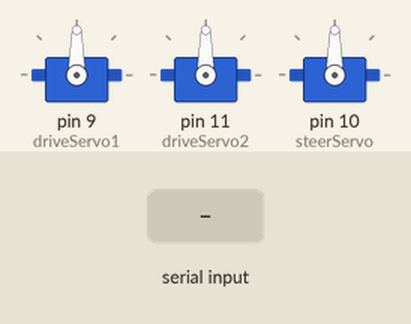
Recording of a sketch running on a simulated Arduino Uno, built with avr-gcc and run on an emulated ATmega328P. On the bench: 3 × servo. The test bench sets the inputs (shaded band).

Above: at 1.2 s.
1.3 s: "90,45\n" received over Serial
At 1.6 s:
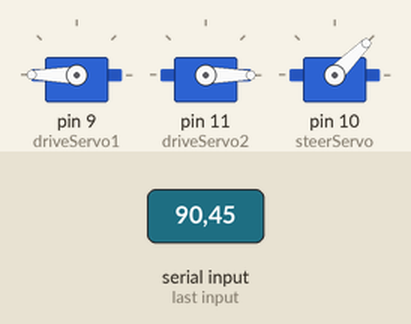
3.3 s: "30,150\n" received over Serial
At 3.7 s:
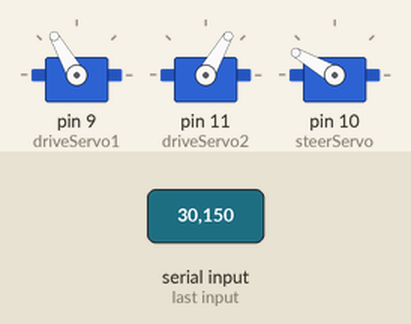
Timing chart, 0 to 6.3 s (numbered marks = the images above; inputs shaded):
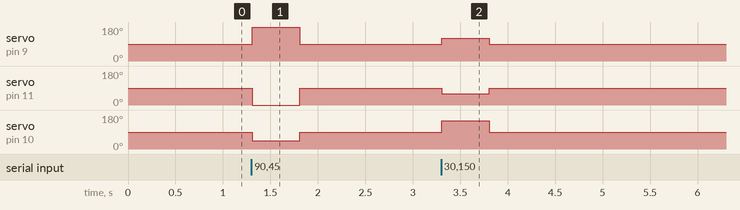

The sketch:

Arduino_code_keyboard.ino
```cpp
#include <Servo.h>

Servo driveServo1;
Servo driveServo2;
Servo steerServo;

String input;
int speed;
int steering;

unsigned long lastCommandTime = 0;
const int timeout = 500; // ms

void setup() {
  Serial.begin(9600);
  driveServo1.attach(9);
  driveServo2.attach(11);
  steerServo.attach(10);
}

void loop() {

  if (Serial.available()) {

    input = Serial.readStringUntil('\n');

    int commaIndex = input.indexOf(',');
    if (commaIndex > 0) {
      speed = input.substring(0, commaIndex).toInt();
      steering = input.substring(commaIndex + 1).toInt();
    }

    lastCommandTime = millis();

    int driveSignal1 = 90 + speed;   // adjust offset if needed
    int driveSignal2 = 90 - speed;

    driveServo1.write(driveSignal1);
    driveServo2.write(driveSignal2);
    steerServo.write(steering);
  }

  // ----- communication timeout safety -----
  if (millis() - lastCommandTime > timeout) {
    driveServo1.write(90);
    driveServo2.write(90);      // stop
    steerServo.write(90);      // center
  }
}
```

Measured:
- after the input at 1.3 s, servo on pin 9 (driveServo1): 90° → 180° at once, → 90° 0.50 s later; servo on pin 11 (driveServo2): 90° → 0° at once, → 90° 0.50 s later; servo on pin 10 (steerServo): 90° → 45° at once, → 90° 0.50 s later
- after the input at 3.3 s, servo on pin 9 (driveServo1): 90° → 120° at once, → 90° 0.50 s later; servo on pin 11 (driveServo2): 90° → 60° at once, → 90° 0.50 s later; servo on pin 10 (steerServo): 90° → 150° at once, → 90° 0.50 s later
